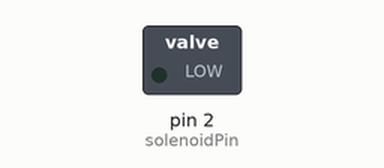
The sketch below on a simulated Arduino Uno, built with avr-gcc and run on an emulated ATmega328P. Parts: switched loads named in the sketch (green lamp = pin HIGH).

Above: at 1.5 s.
At 4.5 s:
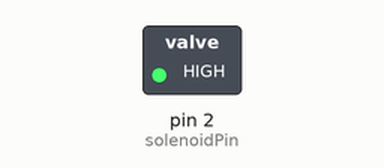
Timing chart, 0 to 7.8 s (numbered marks = the images above):
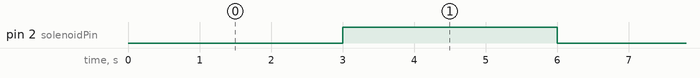

Measured:
- by itself, pin 2 (solenoidPin): alternates HIGH for 3.0 s and LOW for 3.0 s

The sketch:

solenoid_valve_openandclose_copy_20231023144834.ino
```cpp
const int solenoidPin = 2;  // Digital pin to which the solenoid valve is connected

void setup() {
  pinMode(solenoidPin, OUTPUT); // Set the solenoidPin as an output
}

void loop() {
  // Open the solenoid valve (assuming LOW activates the valve, check your datasheet)
  digitalWrite(solenoidPin, LOW);
  delay(3000);  // Open the valve for 3 seconds

  // Close the solenoid valve
  digitalWrite(solenoidPin, HIGH);
  delay(3000);  // Close the valve for 3 seconds
}
```
